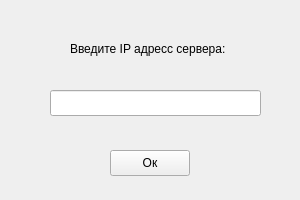
<?xml version="1.0" encoding="UTF-8"?>
<ui version="4.0">
 <class>ServerIpForm</class>
 <widget class="QWidget" name="ServerIpForm">
  <property name="geometry">
   <rect>
    <x>0</x>
    <y>0</y>
    <width>300</width>
    <height>200</height>
   </rect>
  </property>
  <property name="windowTitle">
   <string>Form</string>
  </property>
  <widget class="QLabel" name="label">
   <property name="geometry">
    <rect>
     <x>70</x>
     <y>40</y>
     <width>167</width>
     <height>18</height>
    </rect>
   </property>
   <property name="text">
    <string>Введите IP адресс сервера:</string>
   </property>
  </widget>
  <widget class="QLineEdit" name="lineEdit">
   <property name="geometry">
    <rect>
     <x>50</x>
     <y>90</y>
     <width>211</width>
     <height>26</height>
    </rect>
   </property>
  </widget>
  <widget class="QPushButton" name="OkButton">
   <property name="geometry">
    <rect>
     <x>110</x>
     <y>150</y>
     <width>80</width>
     <height>26</height>
    </rect>
   </property>
   <property name="text">
    <string>Ок</string>
   </property>
  </widget>
 </widget>
 <resources/>
 <connections/>
</ui>
